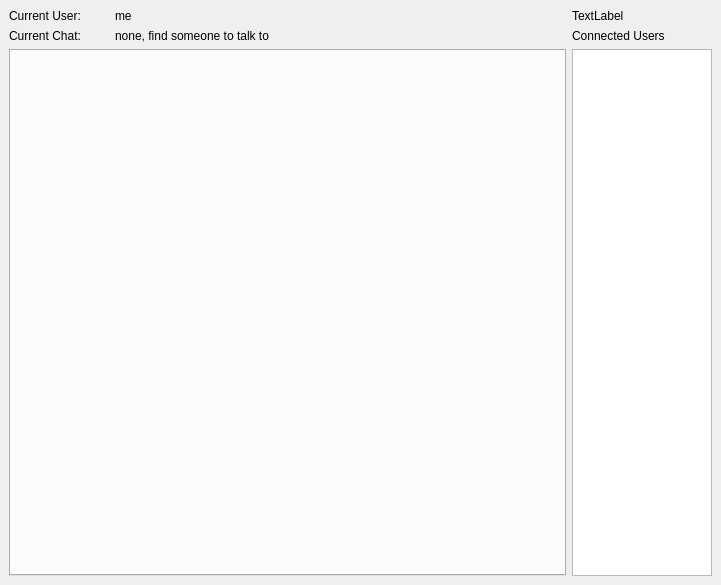
<?xml version="1.0" encoding="UTF-8"?>
<ui version="4.0">
 <class>MainWindow</class>
 <widget class="QMainWindow" name="MainWindow">
  <property name="geometry">
   <rect>
    <x>0</x>
    <y>0</y>
    <width>721</width>
    <height>585</height>
   </rect>
  </property>
  <property name="windowTitle">
   <string>Chat</string>
  </property>
  <widget class="QWidget" name="centralwidget">
   <layout class="QGridLayout" name="gridLayout">
    <item row="6" column="0">
     <widget class="QTabWidget" name="chatTabWidget">
      <property name="currentIndex">
       <number>-1</number>
      </property>
     </widget>
    </item>
    <item row="6" column="1" alignment="Qt::AlignRight">
     <widget class="QListWidget" name="connectedUserListWidget">
      <property name="maximumSize">
       <size>
        <width>140</width>
        <height>16777215</height>
       </size>
      </property>
     </widget>
    </item>
    <item row="5" column="0">
     <layout class="QGridLayout" name="gridLayout_current">
      <item row="1" column="0" alignment="Qt::AlignLeft">
       <widget class="QLabel" name="label_user">
        <property name="text">
         <string>Current User:</string>
        </property>
       </widget>
      </item>
      <item row="2" column="0">
       <widget class="QLabel" name="label_curr">
        <property name="maximumSize">
         <size>
          <width>100</width>
          <height>16777215</height>
         </size>
        </property>
        <property name="text">
         <string>Current Chat:</string>
        </property>
       </widget>
      </item>
      <item row="1" column="1">
       <widget class="QLabel" name="me_label">
        <property name="text">
         <string>me</string>
        </property>
       </widget>
      </item>
      <item row="2" column="1">
       <widget class="QLabel" name="status_label">
        <property name="text">
         <string>none, find someone to talk to</string>
        </property>
       </widget>
      </item>
     </layout>
    </item>
    <item row="5" column="1">
     <layout class="QGridLayout" name="gridLayout_server">
      <item row="1" column="0">
       <widget class="QLabel" name="server_status_label">
        <property name="text">
         <string>TextLabel</string>
        </property>
       </widget>
      </item>
      <item row="2" column="0">
       <widget class="QLabel" name="label">
        <property name="text">
         <string>Connected Users</string>
        </property>
       </widget>
      </item>
     </layout>
    </item>
   </layout>
  </widget>
 </widget>
 <resources/>
 <connections/>
</ui>
